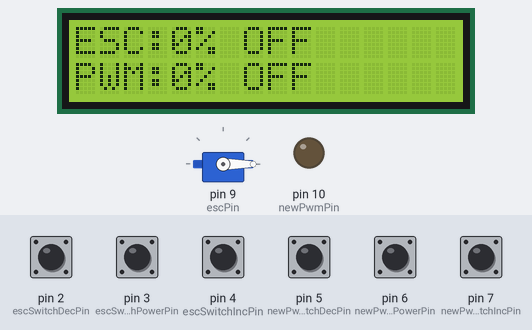
Simulated run of this sketch. Board: Arduino Uno, built with avr-gcc and run on an emulated ATmega328P. On the bench: 16×2 character LCD, servo, output pins drawn as LEDs (lit = HIGH). The test bench sets the inputs (shaded band); at power-on: pin 2 (escSwitchDecPin), pin 3 (escSwitchPowerPin), pin 4 (escSwitchIncPin), pin 5 (newPwmSwitchDecPin), pin 6 (newPwmSwitchPowerPin), pin 7 (newPwmSwitchIncPin) HIGH. What the sketch prints to the serial monitor is not drawn.

Above: at 4.2 s.
4.3 s: pin 6 (newPwmSwitchPowerPin) pulled LOW for 1 s
At 6.4 s:
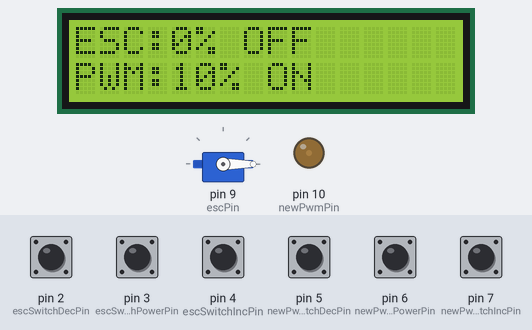
6.8 s: pin 3 (escSwitchPowerPin) pulled LOW for 0.15 s
At 8.1 s:
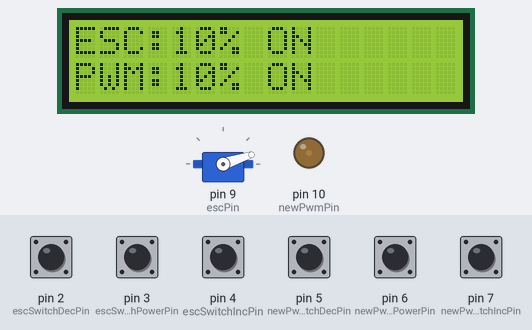
8.4 s: pin 6 (newPwmSwitchPowerPin) pulled LOW for 0.15 s
At 9.5 s:
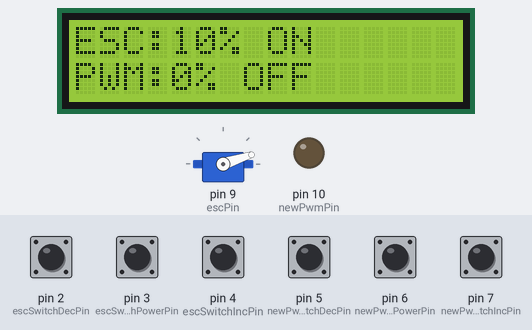
10.0 s: pin 4 (escSwitchIncPin) pulled LOW for 1 s
At 12.0 s:
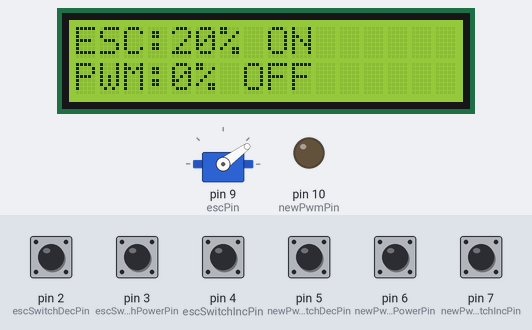
12.5 s: pin 4 (escSwitchIncPin) pulled LOW for 0.15 s
At 13.8 s:
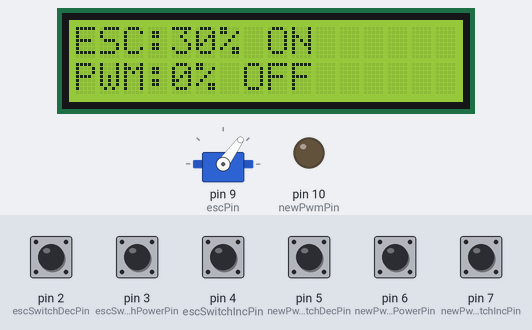
14.1 s: pin 4 (escSwitchIncPin) pulled LOW for 1 s
At 16.3 s:
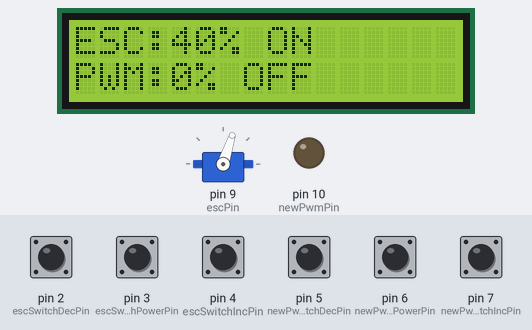
Timing chart, 0 to 17.6 s (numbered marks = the images above; inputs shaded):
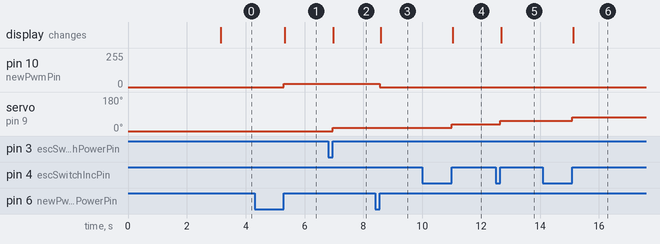

Measured:
- after the input at 4.3 s, pin 10 (newPwmPin): 0/255 → 25/255 after 1.0 s; the display: changes after 1.0 s (image 1)
- after the input at 6.8 s, servo on pin 9 (escPin): 0° → 18° after 0.15 s; the display: changes after 0.18 s (image 2)
- after the input at 8.4 s, pin 10 (newPwmPin): 25/255 → 0/255 after 0.15 s; the display: changes after 0.18 s (image 3)
- after the input at 10.0 s, servo on pin 9 (escPin): 18° → 36° after 1.0 s; the display: changes after 1.0 s (image 4)
- after the input at 12.5 s, servo on pin 9 (escPin): 36° → 54° after 0.15 s; the display: changes after 0.18 s (image 5)
- after the input at 14.1 s, servo on pin 9 (escPin): 54° → 72° after 1.0 s; the display: changes after 1.0 s (image 6)

The sketch:

251027_only_pwm_duty_cycle_control.ino
```cpp
#include <Wire.h>
#include <Adafruit_BMP280.h>
#include <Adafruit_Sensor.h>
#include <Servo.h>
#include <LiquidCrystal_I2C.h>

// -------------------- LCD --------------------
LiquidCrystal_I2C lcd(0x27, 16, 2);  // I2C 주소 0x27, 1602 LCD

// -------------------- BMP280 센서 (사용 안 함: 삭제해도 됨) --------------------
// PI 제어 삭제로 인해 더 이상 고도 측정에 사용되지 않지만, 라이브러리 선언은 유지합니다.
Adafruit_BMP280 bmp;

// -------------------- ESC (9번 핀) 및 제어 --------------------
Servo esc;
int escPin = 9;

int escSwitchDecPin = 2; // ESC Duty Cycle 감소 스위치 (10% 감소)
int escSwitchPowerPin = 3; // ESC 전원 스위치
int escSwitchIncPin = 4; // ESC Duty Cycle 증가 스위치 (10% 증가)

int escDutyCycle = 0; // 0 ~ 100 (%)
bool escRunning = false;
int escPowerCount = 0; // 3번 스위치 누름 횟수

// -------------------- 새로운 PWM 제어 (10번 핀) --------------------
int newPwmPin = 10;
int newPwmDutyCycle = 0; // 0 ~ 100 (%)
bool newPwmRunning = false;
int newPwmSwitchDecPin = 5; // Duty Cycle 감소 스위치 (10% 감소)
int newPwmSwitchPowerPin = 6; // 전원 스위치 (켜기: 10%, 끄기: 0%)
int newPwmSwitchIncPin = 7; // Duty Cycle 증가 스위치 (10% 증가)
int newPwmPowerCount = 0; // 6번 스위치 누름 횟수
// --------------------------------------------------------

void setup() {
  Serial.begin(9600);
  while (!Serial);

  // LCD 초기화
  lcd.init();
  lcd.backlight();
  lcd.clear();
  lcd.print("System Initializing");

  // ESC 초기화
  esc.attach(escPin, 1000, 2000);
  esc.writeMicroseconds(1000);
  delay(3000);

  // -------------------- 핀 설정 --------------------
  pinMode(escSwitchDecPin, INPUT_PULLUP);
  pinMode(escSwitchPowerPin, INPUT_PULLUP);
  pinMode(escSwitchIncPin, INPUT_PULLUP);

  pinMode(newPwmPin, OUTPUT);
  pinMode(newPwmSwitchDecPin, INPUT_PULLUP);
  pinMode(newPwmSwitchPowerPin, INPUT_PULLUP);
  pinMode(newPwmSwitchIncPin, INPUT_PULLUP);
  // --------------------------------------------------

  // BMP280 초기화 (PI 제어에 사용되지 않으나, 초기화 코드는 그대로 둡니다.)
  Serial.println("BMP280 초기화 시도...");
  if (!bmp.begin(0x76)) {
    Serial.println("BMP280 연결 실패!");
  } else {
    Serial.println("BMP280 연결 성공!");
  }

  lcd.clear();
  lcd.print("Ready");
}

void loop() {
  // -------------------- ESC 제어 (9번 핀, 기존 2, 3, 4 스위치) --------------------
  // 2번 스위치 (Duty Cycle 10% 감소)
  if (digitalRead(escSwitchDecPin) == LOW) {
    delay(50);
    if (digitalRead(escSwitchDecPin) == LOW) {
      if (escRunning) {
        escDutyCycle = max(escDutyCycle - 10, 0);
        Serial.print("ESC Duty Cycle 감소: "); Serial.println(escDutyCycle);
      }
      while (digitalRead(escSwitchDecPin) == LOW);
    }
  }

  // 4번 스위치 (Duty Cycle 10% 증가)
  if (digitalRead(escSwitchIncPin) == LOW) {
    delay(50);
    if (digitalRead(escSwitchIncPin) == LOW) {
      if (escRunning) {
        escDutyCycle = min(escDutyCycle + 10, 100);
        Serial.print("ESC Duty Cycle 증가: "); Serial.println(escDutyCycle);
      }
      while (digitalRead(escSwitchIncPin) == LOW);
    }
  }

  // 3번 스위치 (전원 스위치)
  if (digitalRead(escSwitchPowerPin) == LOW) {
    delay(50);
    if (digitalRead(escSwitchPowerPin) == LOW) {
      escPowerCount++;
      if (escPowerCount == 1) {
        escRunning = true;
        escDutyCycle = 10; // 10%로 시작
        Serial.println("ESC ON, Duty Cycle 10%");
      } else if (escPowerCount == 2) {
        escRunning = false;
        escDutyCycle = 0; // 0%로 종료
        escPowerCount = 0; // 카운트 초기화
        Serial.println("ESC OFF, Duty Cycle 0%");
      }
      while (digitalRead(escSwitchPowerPin) == LOW);
    }
  }

  // ESC 출력 (0% = 1000us, 100% = 2000us)
  int escMicroseconds = map(escDutyCycle, 0, 100, 1000, 2000);
  esc.writeMicroseconds(escMicroseconds);


  // -------------------- 새로운 PWM 제어 (10번 핀, 5, 6, 7 스위치) --------------------
  // 5번 스위치 (Duty Cycle 10% 감소)
  if (digitalRead(newPwmSwitchDecPin) == LOW) {
    delay(50);
    if (digitalRead(newPwmSwitchDecPin) == LOW) {
      if (newPwmRunning) {
        newPwmDutyCycle = max(newPwmDutyCycle - 10, 0);
        Serial.print("새 PWM Duty Cycle 감소: "); Serial.println(newPwmDutyCycle);
      }
      while (digitalRead(newPwmSwitchDecPin) == LOW);
    }
  }

  // 7번 스위치 (Duty Cycle 10% 증가)
  if (digitalRead(newPwmSwitchIncPin) == LOW) {
    delay(50);
    if (digitalRead(newPwmSwitchIncPin) == LOW) {
      if (newPwmRunning) {
        newPwmDutyCycle = min(newPwmDutyCycle + 10, 100);
        Serial.print("새 PWM Duty Cycle 증가: "); Serial.println(newPwmDutyCycle);
      }
      while (digitalRead(newPwmSwitchIncPin) == LOW);
    }
  }

  // 6번 스위치 (전원 스위치)
  if (digitalRead(newPwmSwitchPowerPin) == LOW) {
    delay(50);
    if (digitalRead(newPwmSwitchPowerPin) == LOW) {
      newPwmPowerCount++;
      if (newPwmPowerCount == 1) {
        newPwmRunning = true;
        newPwmDutyCycle = 10; // 10%로 시작
        Serial.println("새 PWM ON, Duty Cycle 10%");
      } else if (newPwmPowerCount == 2) {
        newPwmRunning = false;
        newPwmDutyCycle = 0; // 0%로 종료
        newPwmPowerCount = 0; // 카운트 초기화
        Serial.println("새 PWM OFF, Duty Cycle 0%");
      }
      while (digitalRead(newPwmSwitchPowerPin) == LOW);
    }
  }

  // 새로운 PWM 출력 (10번 핀, 0~255 범위)
  int pwmValue = map(newPwmDutyCycle, 0, 100, 0, 255);
  analogWrite(newPwmPin, pwmValue);

  // -------------------- 상태 출력 --------------------
  Serial.print("\nESC 듀티: "); Serial.print(escDutyCycle); Serial.print(" % ("); Serial.print(escRunning ? "ON" : "OFF"); Serial.print(")");
  Serial.print(" | 새 PWM 듀티: "); Serial.print(newPwmDutyCycle); Serial.print(" % ("); Serial.print(newPwmRunning ? "ON" : "OFF"); Serial.println(")");

  // -------------------- LCD 출력 --------------------
  lcd.setCursor(0, 0);
  lcd.print("ESC:");
  lcd.print(escDutyCycle);
  lcd.print("% ");
  lcd.print(escRunning ? "ON " : "OFF");
  lcd.print("     ");  // 여백

  lcd.setCursor(0, 1);
  lcd.print("PWM:");
  lcd.print(newPwmDutyCycle);
  lcd.print("% ");
  lcd.print(newPwmRunning ? "ON " : "OFF");
  lcd.print("     ");  // 여백

  delay(100);  // 10Hz 주기
}
```
